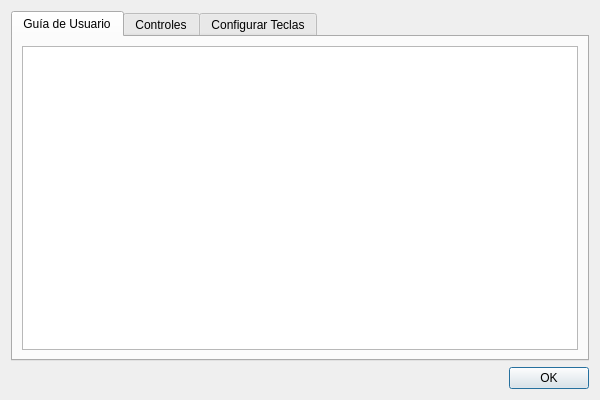
<?xml version="1.0" encoding="UTF-8"?>
<ui version="4.0">
 <class>HelpDialog</class>
 <widget class="QDialog" name="HelpDialog">
  <property name="geometry">
   <rect>
    <x>0</x>
    <y>0</y>
    <width>600</width>
    <height>400</height>
   </rect>
  </property>
  <property name="windowTitle">
   <string>Ayuda</string>
  </property>
  <layout class="QVBoxLayout" name="verticalLayout">
   <item>
    <widget class="QTabWidget" name="tabWidget">
     <property name="currentIndex">
      <number>0</number>
     </property>
     <widget class="QWidget" name="tabGuia">
      <attribute name="title">
       <string>Guía de Usuario</string>
      </attribute>
      <layout class="QVBoxLayout" name="verticalLayout_2">
       <item>
        <widget class="QTextBrowser" name="textBrowserGuia"/>
       </item>
      </layout>
     </widget>
     <widget class="QWidget" name="tabControles">
      <attribute name="title">
       <string>Controles</string>
      </attribute>
      <layout class="QVBoxLayout" name="verticalLayout_3">
       <item>
        <widget class="QTextBrowser" name="textBrowserControles"/>
       </item>
      </layout>
     </widget>
     <widget class="QWidget" name="tabTeclas">
      <attribute name="title">
       <string>Configurar Teclas</string>
      </attribute>
      <layout class="QFormLayout" name="formLayout">
       <item row="0" column="0">
        <widget class="QLabel" name="labelRegla">
         <property name="text">
          <string>Regla:</string>
         </property>
        </widget>
       </item>
       <item row="0" column="1">
        <widget class="QKeySequenceEdit" name="keyRegla"/>
       </item>
       <item row="1" column="0">
        <widget class="QLabel" name="labelTransportador">
         <property name="text">
          <string>Transportador:</string>
         </property>
        </widget>
       </item>
       <item row="1" column="1">
        <widget class="QKeySequenceEdit" name="keyTransportador"/>
       </item>
       <item row="2" column="0">
        <widget class="QLabel" name="labelCompas">
         <property name="text">
          <string>Compás:</string>
         </property>
        </widget>
       </item>
       <item row="2" column="1">
        <widget class="QKeySequenceEdit" name="keyCompas"/>
       </item>
       <item row="3" column="0">
        <widget class="QLabel" name="labelPunto">
         <property name="text">
          <string>Punto:</string>
         </property>
        </widget>
       </item>
       <item row="3" column="1">
        <widget class="QKeySequenceEdit" name="keyPunto"/>
       </item>
       <item row="4" column="0">
        <widget class="QLabel" name="labelLinea">
         <property name="text">
          <string>Línea:</string>
         </property>
        </widget>
       </item>
       <item row="4" column="1">
        <widget class="QKeySequenceEdit" name="keyLinea"/>
       </item>
       <item row="5" column="0">
        <widget class="QLabel" name="labelTexto">
         <property name="text">
          <string>Texto:</string>
         </property>
        </widget>
       </item>
       <item row="5" column="1">
        <widget class="QKeySequenceEdit" name="keyTexto"/>
       </item>
       <item row="6" column="0">
        <widget class="QLabel" name="labelColor">
         <property name="text">
          <string>Color:</string>
         </property>
        </widget>
       </item>
       <item row="6" column="1">
        <widget class="QKeySequenceEdit" name="keyColor"/>
       </item>
       <item row="7" column="0">
        <widget class="QLabel" name="labelBorrar">
         <property name="text">
          <string>Borrar:</string>
         </property>
        </widget>
       </item>
       <item row="7" column="1">
        <widget class="QKeySequenceEdit" name="keyBorrar"/>
       </item>
       <item row="8" column="0">
        <widget class="QLabel" name="labelMover">
         <property name="text">
          <string>Mover:</string>
         </property>
        </widget>
       </item>
       <item row="8" column="1">
        <widget class="QKeySequenceEdit" name="keyMover"/>
       </item>
       <item row="9" column="0">
        <widget class="QLabel" name="labelLimpiar">
         <property name="text">
          <string>Limpiar Todo:</string>
         </property>
        </widget>
       </item>
       <item row="9" column="1">
        <widget class="QKeySequenceEdit" name="keyLimpiar"/>
       </item>
      </layout>
     </widget>
    </widget>
   </item>
   <item>
    <widget class="QDialogButtonBox" name="buttonBox">
     <property name="orientation">
      <enum>Qt::Horizontal</enum>
     </property>
     <property name="standardButtons">
      <set>QDialogButtonBox::Ok</set>
     </property>
    </widget>
   </item>
  </layout>
 </widget>
 <resources/>
 <connections>
  <connection>
   <sender>buttonBox</sender>
   <signal>accepted()</signal>
   <receiver>HelpDialog</receiver>
   <slot>accept()</slot>
   <hints>
    <hint type="sourcelabel">
     <x>248</x>
     <y>254</y>
    </hint>
    <hint type="destinationlabel">
     <x>157</x>
     <y>274</y>
    </hint>
   </hints>
  </connection>
  <connection>
   <sender>buttonBox</sender>
   <signal>rejected()</signal>
   <receiver>HelpDialog</receiver>
   <slot>reject()</slot>
   <hints>
    <hint type="sourcelabel">
     <x>316</x>
     <y>260</y>
    </hint>
    <hint type="destinationlabel">
     <x>286</x>
     <y>274</y>
    </hint>
   </hints>
  </connection>
 </connections>
</ui>
